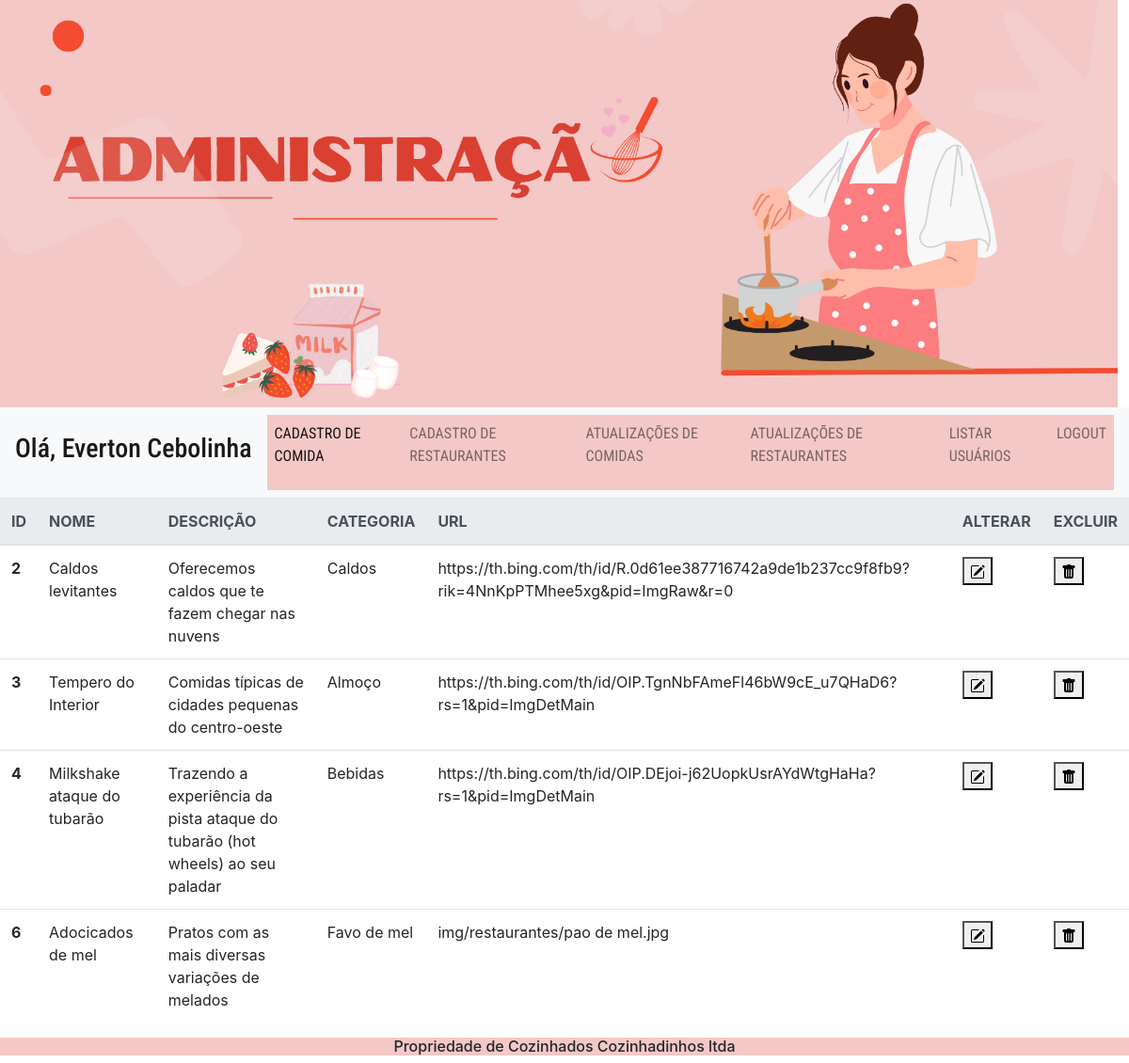
The app's page /admin/principal.php?secao=manutrestaurante (signed in) with its own data.
### tables this page shows
CREATE TABLE `tb_restaurantes` (
  `id` int NOT NULL,
  `nome` varchar(255) NOT NULL,
  `descricao` text NOT NULL,
  `categoria` varchar(25) NOT NULL,
  `url` text NOT NULL
);

### admin/controller/verurl.php (called while the page is built)
<?php
class VerUrl{
    function trocarUrl($url){
        if(empty($url)){
            $url = "principal.php";
        } else {
            $url = "secoes/$url.php";
        }
        include_once($url);
    }
}
?>

### dao/conexao.php (called while the page is built, shortened)
<?php
abstract class Conexao{
    protected $host, $user, $pass, $dba, $conn, $sql, $qr, $data, $status, $totalField, $error;
    public function __construct(){
        $this->host = "localhost";
        $this->user = "root";
        $this->pass = "";
        $this->dba = "db_ifood";
    }
    public function connect(){
        $this->conn = @mysqli_connect($this->host, $this->user, $this->pass) or die("<ins><center>Erro ao acessar o banco de dados: </center></ins><br/>".mysqli_error($this->conn));
        mysqli_set_charset($this->conn,'utf8');
        return $this->conn;
    }
    protected function execSQL($sql){
        $this->qr = @mysqli_query($this->conn, $sql) or die("<ins><center>Erro ao executar a query: $sql - </center></ins><br/>".mysqli_error($this->conn));
        return $this->qr;
    }
    protected function listQr($qr){
        $this->data = @mysqli_fetch_assoc($this->qr);
        return $this->data;
    }
}
?>

### dao/manipuladados.php (called while the page is built, shortened)
<?php
include_once ("conexao.php");
class ManipulaDados extends Conexao
{
    private $table, $fields, $dados,$fieldPk,$valuePk;
    public function setTable($t)
    {
        $this->table = $t;
    }
    public function getAllDataTable()
    {
        $this->sql = "SELECT * FROM $this->table";
        $this->qr = self::execSQL($this->sql);
        $dados = array();
        while ($row = self::listQr($this->qr)) {
            array_push($dados, $row);
        }
        return $dados;
    }
}
?>

### admin/secoes/manutrestaurante.php (the view, shortened to what this page needs)
<?php
include_once("../dao/manipuladados.php");
$dados = new ManipulaDados();
$dados->setTable("tb_restaurantes");
$lista = $dados->getAllDataTable();
?>
<section>
<table class="table">
  <thead class="thead-light">
    <tr>
      <th scope="col">ID</th>
      <th scope="col">NOME</th>
      <th scope="col">DESCRIÇÃO</th>
      <th scope="col">CATEGORIA</th>
      <th scope="col">URL</th>
      <th scope="col">ALTERAR</th>
      <th scope="col">EXCLUIR</th>
    </tr>
  </thead>
  <tbody>
<?php
   foreach ($lista as $restaurante) {
    ?>
    <form method="post" action="controller/manteRestaurante.php">
    <tr>
        <th scope="row"><?= $restaurante["id"]?></th>
        <td><?= $restaurante["nome"] ?></td>
        <td><?= $restaurante["descricao"] ?></td>
        <td><?= $restaurante["categoria"] ?></td>
        <td><?= $restaurante["url"] ?></td>
            <td><button type="submit" name="botao" value="editar"></td>
            <td><button type="submit" name="botao" value="excluir"></td>
        </tr>
        </form>
        </tbody>
     <?php
   }
   ?>
</table>
</section>

### records on screen
tb_restaurantes: id "2", nome "Caldos levitantes", descricao "Oferecemos caldos que te fazem chegar nas nuvens", categoria "Caldos", url "https://th.bing.com/th/id/R.0d61ee387716742a9de1b237cc9f8fb9?rik=4NnKpPTMhee5xg&pid=ImgRaw&r=0"
tb_restaurantes: id "3", nome "Tempero do Interior", descricao "Comidas típicas de cidades pequenas do centro-oeste", categoria "Almoço", url "https://th.bing.com/th/id/OIP.TgnNbFAmeFl46bW9cE_u7QHaD6?rs=1&pid=ImgDetMain"
tb_restaurantes: id "4", nome "Milkshake ataque do tubarão", descricao "Trazendo a experiência da pista ataque do tubarão (hot wheels) ao seu paladar", categoria "Bebidas", url "https://th.bing.com/th/id/OIP.DEjoi-j62UopkUsrAYdWtgHaHa?rs=1&pid=ImgDetMain"
tb_restaurantes: id "6", nome "Adocicados de mel", descricao "Pratos com as mais diversas variações de melados", categoria "Favo de mel", url "img/restaurantes/pao de mel.jpg"

### other values on screen
$qualquer "Everton Cebolinha"
